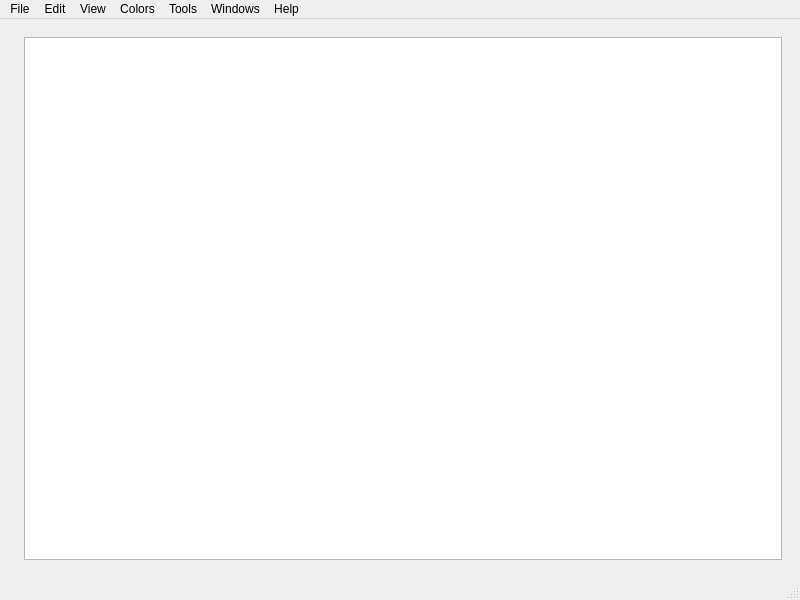
<?xml version="1.0" encoding="UTF-8"?>
<ui version="4.0">
 <class>MainWindow</class>
 <widget class="QMainWindow" name="MainWindow">
  <property name="geometry">
   <rect>
    <x>0</x>
    <y>0</y>
    <width>800</width>
    <height>600</height>
   </rect>
  </property>
  <property name="windowTitle">
   <string>MainWindow</string>
  </property>
  <widget class="QWidget" name="centralwidget">
   <layout class="QHBoxLayout" name="horizontalLayout_2">
    <item>
     <widget class="ToolBox" name="toolbox" native="true"/>
    </item>
    <item>
     <widget class="QWidget" name="widget" native="true">
      <layout class="QGridLayout" name="gridLayout">
       <item row="0" column="0">
        <widget class="QGraphicsView" name="graphicsView"/>
       </item>
      </layout>
     </widget>
    </item>
   </layout>
  </widget>
  <widget class="QMenuBar" name="menubar">
   <property name="geometry">
    <rect>
     <x>0</x>
     <y>0</y>
     <width>800</width>
     <height>27</height>
    </rect>
   </property>
   <widget class="QMenu" name="menuFile">
    <property name="title">
     <string>File</string>
    </property>
   </widget>
   <widget class="QMenu" name="menuEdit">
    <property name="title">
     <string>Edit</string>
    </property>
   </widget>
   <widget class="QMenu" name="menuView">
    <property name="title">
     <string>View</string>
    </property>
   </widget>
   <widget class="QMenu" name="menuColors">
    <property name="title">
     <string>Colors</string>
    </property>
   </widget>
   <widget class="QMenu" name="menuTools">
    <property name="title">
     <string>Tools</string>
    </property>
   </widget>
   <widget class="QMenu" name="menuWindows">
    <property name="title">
     <string>Windows</string>
    </property>
   </widget>
   <widget class="QMenu" name="menuHelp">
    <property name="title">
     <string>Help</string>
    </property>
   </widget>
   <addaction name="menuFile"/>
   <addaction name="menuEdit"/>
   <addaction name="menuView"/>
   <addaction name="menuColors"/>
   <addaction name="menuTools"/>
   <addaction name="menuWindows"/>
   <addaction name="menuHelp"/>
  </widget>
  <widget class="QStatusBar" name="statusbar"/>
 </widget>
 <customwidgets>
  <customwidget>
   <class>ToolBox</class>
   <extends>QWidget</extends>
   <header>toolbox.h</header>
   <container>1</container>
  </customwidget>
 </customwidgets>
 <resources/>
 <connections/>
</ui>
